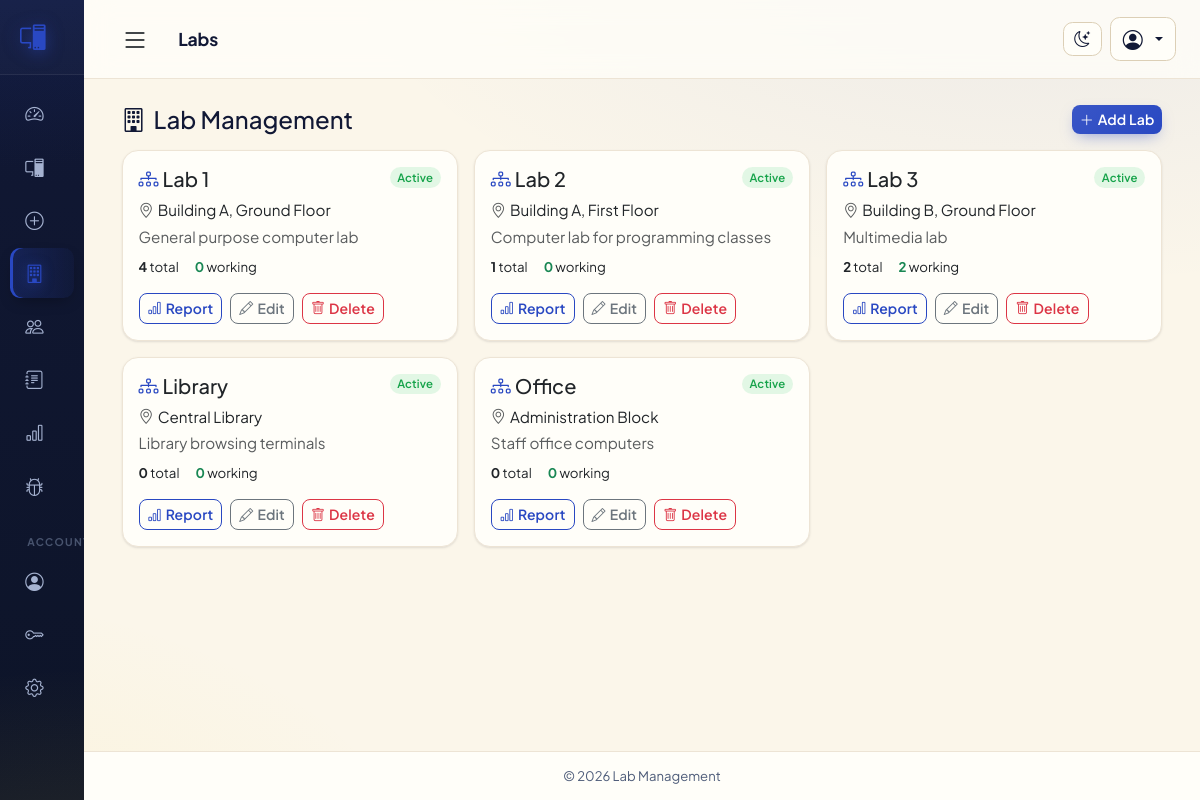
The app's page /labs/index.php (signed in) with its own data.
### tables this page shows
CREATE TABLE `labs` (
  `id` int(10) unsigned NOT NULL AUTO_INCREMENT,
  `name` varchar(100) NOT NULL,
  `location` varchar(100) DEFAULT NULL,
  `description` text DEFAULT NULL,
  `status` enum('active','inactive') NOT NULL DEFAULT 'active',
  `created_at` timestamp NOT NULL DEFAULT current_timestamp(),
  `updated_at` timestamp NOT NULL DEFAULT current_timestamp() ON UPDATE current_timestamp(),
  PRIMARY KEY (`id`),
  UNIQUE KEY `uq_labs_name` (`name`),
  KEY `idx_labs_status` (`status`)
);

### includes/functions.php (called while the page is built, shortened)
<?php
function e($value)
{
    return htmlspecialchars((string)$value, ENT_QUOTES, 'UTF-8');
}
function app_base_path()
{
    static $base = null;
    if ($base === null) {
        if (defined('BASE_URL') && BASE_URL !== '') {
            $base = rtrim(BASE_URL, '/');
        } else {
            $dir = dirname($_SERVER['SCRIPT_NAME'] ?? '/index.php');
            $dir = str_replace('\\', '/', $dir);
            $knownModules = ['computers', 'users', 'labs', 'reports', 'settings', 'issues',
                             'config', 'includes', 'assets', 'uploads', 'database'];
            if (in_array(basename($dir), $knownModules, true)) {
                $dir = dirname($dir);
            }
            $base = ($dir === '/' || $dir === '.' || $dir === '') ? '' : rtrim($dir, '/');
        }
    }
    return $base;
}
function base_url($path = '')
{
    return app_base_path() . '/' . ltrim($path, '/');
}

### includes/db.php (called while the page is built, shortened)
<?php
function db()
{
    static $pdo = null;
    if ($pdo === null) {
        $dsn = 'mysql:host=' . DB_HOST . ';dbname=' . DB_NAME . ';charset=' . DB_CHARSET;
        $options = [
            PDO::ATTR_ERRMODE            => PDO::ERRMODE_EXCEPTION,
            PDO::ATTR_DEFAULT_FETCH_MODE => PDO::FETCH_ASSOC,
            PDO::ATTR_EMULATE_PREPARES   => false,
        ];
        try {
            $pdo = new PDO($dsn, DB_USER, DB_PASS, $options);
        } catch (PDOException $e) {
            error_log('Database connection failed: ' . $e->getMessage());
            http_response_code(500);
            exit('Database connection failed. Please check your config/config.php database credentials and try again.');
        }
    }
    return $pdo;
}

### includes/auth.php (called while the page is built, shortened)
<?php
require_once __DIR__ . '/db.php';
require_once __DIR__ . '/functions.php';
function current_user()
{
    return $_SESSION['user'] ?? null;
}
function has_role($roles)
{
    $user = current_user();
    $roles = (array)$roles;
    return in_array($user['role'], $roles, true);
}
function can($permission)
{
    static $map = null;
    if ($map === null) {
        $map = [
            'manage_users'     => ['super_admin', 'admin'],
            'delete_users'     => ['super_admin'],
            'reset_passwords'  => ['super_admin', 'admin'],
            'manage_labs'      => ['super_admin', 'admin'],
            'delete_labs'      => ['super_admin', 'admin'],
            'add_computer'     => ['super_admin', 'admin'],
            'edit_computer'    => ['super_admin', 'admin'],
            'update_status'    => ['super_admin', 'admin'],
            'delete_computer'  => ['super_admin', 'admin'],
            'view_computer'    => ['super_admin', 'admin', 'staff'],
            'view_reports'     => ['super_admin', 'admin'],
            'export_reports'   => ['super_admin', 'admin'],
            'report_issue'     => ['super_admin', 'admin', 'staff'],
            'view_issues'      => ['super_admin', 'admin', 'staff'],
            'manage_issues'    => ['super_admin', 'admin'],
            'view_logs'        => ['super_admin'],
            'manage_settings'  => ['super_admin'],
            'backup_restore'   => ['super_admin'],
        ];
    }
    $roles = $map[$permission] ?? [];
    return has_role($roles);
}

### labs/index.php (the view, shortened to what this page needs)
<?php
require_once __DIR__ . '/../includes/auth.php';
$stmt = db()->query(
    "SELECT l.*,
            (SELECT COUNT(*) FROM computers c WHERE c.lab_id = l.id) AS total_computers,
            (SELECT COUNT(*) FROM computers c WHERE c.lab_id = l.id AND c.status = 'Working') AS working_computers
       FROM labs l
      ORDER BY l.name"
);
$labs = $stmt->fetchAll();
require_once __DIR__ . '/../includes/header.php';
?>
<div class="d-flex justify-content-between align-items-center mb-3 flex-wrap gap-2">
    <h4 class="mb-0"><i class="bi bi-building me-2"></i>Lab Management</h4>
    <a href="<?php echo base_url('labs/add.php'); ?>" class="btn btn-sm btn-primary"><i class="bi bi-plus-lg me-1"></i>Add Lab</a>
</div>
<div class="row g-3">
    <?php foreach ($labs as $lab): ?>
        <div class="col-md-6 col-xl-4">
            <div class="card h-100">
                <div class="card-body">
                    <div class="d-flex justify-content-between align-items-start mb-2">
                        <h5 class="mb-0"><i class="bi bi-diagram-3 me-1 text-primary"></i><?php echo e($lab['name']); ?></h5>
                        <span class="badge bg-<?php echo $lab['status'] === 'active' ? 'success' : 'secondary'; ?>"><?php echo e(ucfirst($lab['status'])); ?></span>
                    </div>
                    <?php if ($lab['location']): ?>
                        <p class="mb-1"><i class="bi bi-geo-alt me-1 text-muted"></i><?php echo e($lab['location']); ?></p>
                    <?php endif; ?>
                    <?php if ($lab['description']): ?>
                        <p class="text-muted text-truncate-2 mb-2"><?php echo e($lab['description']); ?></p>
                    <?php endif; ?>
                    <div class="d-flex gap-3 mb-3 small">
                        <span><strong><?php echo (int)$lab['total_computers']; ?></strong> total</span>
                        <span><strong class="text-success"><?php echo (int)$lab['working_computers']; ?></strong> working</span>
                    </div>
                    <div class="d-flex gap-2">
                        <a href="<?php echo base_url('reports/lab.php?lab_id=' . (int)$lab['id']); ?>" class="btn btn-sm btn-outline-primary"><i class="bi bi-bar-chart me-1"></i>Report</a>
                        <a href="<?php echo base_url('labs/edit.php?id=' . (int)$lab['id']); ?>" class="btn btn-sm btn-outline-secondary"><i class="bi bi-pencil me-1"></i>Edit</a>
                        <?php if (can('delete_labs')): ?>
                        <form method="post" action="<?php echo base_url('labs/delete.php'); ?>" class="d-inline" data-confirm="Delete lab <?php echo e($lab['name']); ?>? Computers in this lab will not be deleted but will become unassigned.">
                            <button class="btn btn-sm btn-outline-danger" type="submit"><i class="bi bi-trash me-1"></i>Delete</button>
                        </form>
                        <?php endif; ?>
                    </div>
                </div>
            </div>
        </div>
    <?php endforeach; ?>
</div>
<?php require_once __DIR__ . '/../includes/footer.php'; ?>

### assets/css/style.css (style rules this page uses)
:root { --sidebar-width: 264px; --sidebar-width-collapsed: 84px; --primary: #2948c2; --accent: #f4d532; --bg: #fbf6ea; --surface: #fffef9; --surface-2: #f6f0e3; --border: #ede4d5; --border-strong: #dccfb6; --text: #111835; --text-secondary: #4f5d7a; --text-faint: #8b95ab; --sidebar-bg: linear-gradient(180deg, #111835 0%, #0d1428 100%); --sidebar-text: #a5b2d0; --sidebar-text-hover: #ffffff; --sidebar-accent: #2948c2; --bs-primary: #2948c2; --bs-primary-rgb: 41, 72, 194; --bs-link-color: #2948c2; --bs-link-hover-color: #1f3593; --shadow-sm: 0 1px 2px rgba(16,24,40,.05), 0 1px 3px rgba(16,24,40,.07); --shadow-md: 0 8px 24px -6px rgba(16,24,40,.14); --shadow-lg: 0 24px 60px -12px rgba(16,24,40,.22); --ring: color-mix(in srgb, var(--primary, #2948c2) 18%, transparent); --radius-sm: .5rem; --radius-md: .75rem; --radius-lg: 1rem; --radius-xl: 1.4rem; }
html, body { max-width: 100%; overflow-x: hidden; }
html { scroll-behavior: smooth; }
body.app-body { background-color: var(--bg); background-image: radial-gradient(1200px 620px at 88% -12%, color-mix(in srgb, var(--primary, #2948c2) 8%, transparent), transparent 62%), radial-gradient(1000px 540px at -12% 112%, color-mix(in srgb, var(--accent, #f4d532) 10%, transparent), transparent 58%); background-attachment: fixed; color: var(--text); font-family: "Plus Jakarta Sans", "Segoe UI", system-ui, -apple-system, Roboto, "Helvetica Neue", Arial, sans-serif; font-size: .95rem; -webkit-font-smoothing: antialiased; }
a { color: var(--bs-link-color, var(--primary, #2948c2)); text-decoration: none; }
* { scrollbar-width: thin; scrollbar-color: var(--border-strong) transparent; }
.card { border: 1px solid var(--border); border-radius: var(--radius-lg); background: var(--surface); box-shadow: var(--shadow-sm); transition: box-shadow .18s ease, transform .18s ease; }
.btn { border-radius: .6rem; font-weight: 600; letter-spacing: .01em; transition: box-shadow .15s ease, transform .12s ease, background .15s ease, color .15s ease, border-color .15s ease; }
.btn-sm { border-radius: .5rem; }
.btn-primary { background-image: linear-gradient(135deg, color-mix(in srgb, var(--primary, #0d6efd) 100%, #fff 8%), var(--primary, #0d6efd)); box-shadow: 0 6px 16px -6px color-mix(in srgb, var(--primary, #0d6efd) 55%, transparent); border: 0; }
.btn-outline-primary { border-width: 1.5px; }
.btn-outline-secondary, .btn-outline-success, .btn-outline-danger { border-width: 1.5px; }
.badge { padding: .42em .68em; font-weight: 600; border-radius: 999px; letter-spacing: .01em; }
.badge.bg-success { background: rgba(34,197,94,.13) !important; color: #16a34a; }
.text-truncate-2 { display: -webkit-box; -webkit-line-clamp: 2; -webkit-box-orient: vertical; overflow: hidden; }

### records on screen
labs: name "Lab 1", status "Active", location "Building A, Ground Floor", description "General purpose computer lab", total_computers "4", working_computers "0"
labs: name "Lab 2", status "Active", location "Building A, First Floor", description "Computer lab for programming classes", total_computers "1", working_computers "0"
labs: name "Lab 3", status "Active", location "Building B, Ground Floor", description "Multimedia lab", total_computers "2", working_computers "2"
labs: name "Library", status "Active", location "Central Library", description "Library browsing terminals", total_computers "0", working_computers "0"
labs: name "Office", status "Active", location "Administration Block", description "Staff office computers", total_computers "0", working_computers "0"

### other values on screen
$page_title "Labs"
get_setting('site_name', 'Lab Management') "Lab Management"
